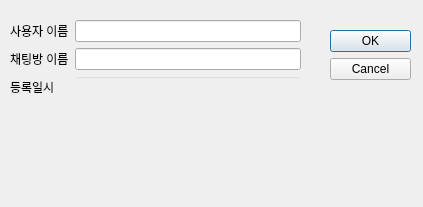
<?xml version="1.0" encoding="UTF-8"?>
<ui version="4.0">
 <class>Dialog</class>
 <widget class="QDialog" name="Dialog">
  <property name="geometry">
   <rect>
    <x>0</x>
    <y>0</y>
    <width>423</width>
    <height>207</height>
   </rect>
  </property>
  <property name="windowTitle">
   <string>Dialog</string>
  </property>
  <widget class="QDialogButtonBox" name="buttonBox">
   <property name="geometry">
    <rect>
     <x>330</x>
     <y>30</y>
     <width>81</width>
     <height>151</height>
    </rect>
   </property>
   <property name="orientation">
    <enum>Qt::Vertical</enum>
   </property>
   <property name="standardButtons">
    <set>QDialogButtonBox::Cancel|QDialogButtonBox::Ok</set>
   </property>
  </widget>
  <widget class="QWidget" name="formLayoutWidget">
   <property name="geometry">
    <rect>
     <x>10</x>
     <y>20</y>
     <width>291</width>
     <height>83</height>
    </rect>
   </property>
   <layout class="QFormLayout" name="formLayout">
    <item row="2" column="0">
     <widget class="QLabel" name="label">
      <property name="text">
       <string>채팅방 이름</string>
      </property>
     </widget>
    </item>
    <item row="1" column="0">
     <widget class="QLabel" name="label_2">
      <property name="text">
       <string>사용자 이름</string>
      </property>
     </widget>
    </item>
    <item row="1" column="1">
     <widget class="QLineEdit" name="user_name_edit"/>
    </item>
    <item row="2" column="1">
     <widget class="QLineEdit" name="chat_room_edit"/>
    </item>
    <item row="3" column="1">
     <widget class="QLineEdit" name="reg_dtm_edit">
      <property name="autoFillBackground">
       <bool>false</bool>
      </property>
      <property name="styleSheet">
       <string notr="true">background-color: transparent;
</string>
      </property>
      <property name="readOnly">
       <bool>true</bool>
      </property>
     </widget>
    </item>
    <item row="3" column="0">
     <widget class="QLabel" name="label_3">
      <property name="text">
       <string>등록일시</string>
      </property>
     </widget>
    </item>
   </layout>
  </widget>
 </widget>
 <resources/>
 <connections>
  <connection>
   <sender>buttonBox</sender>
   <signal>accepted()</signal>
   <receiver>Dialog</receiver>
   <slot>accept()</slot>
   <hints>
    <hint type="sourcelabel">
     <x>248</x>
     <y>254</y>
    </hint>
    <hint type="destinationlabel">
     <x>157</x>
     <y>274</y>
    </hint>
   </hints>
  </connection>
  <connection>
   <sender>buttonBox</sender>
   <signal>rejected()</signal>
   <receiver>Dialog</receiver>
   <slot>reject()</slot>
   <hints>
    <hint type="sourcelabel">
     <x>316</x>
     <y>260</y>
    </hint>
    <hint type="destinationlabel">
     <x>286</x>
     <y>274</y>
    </hint>
   </hints>
  </connection>
 </connections>
</ui>
